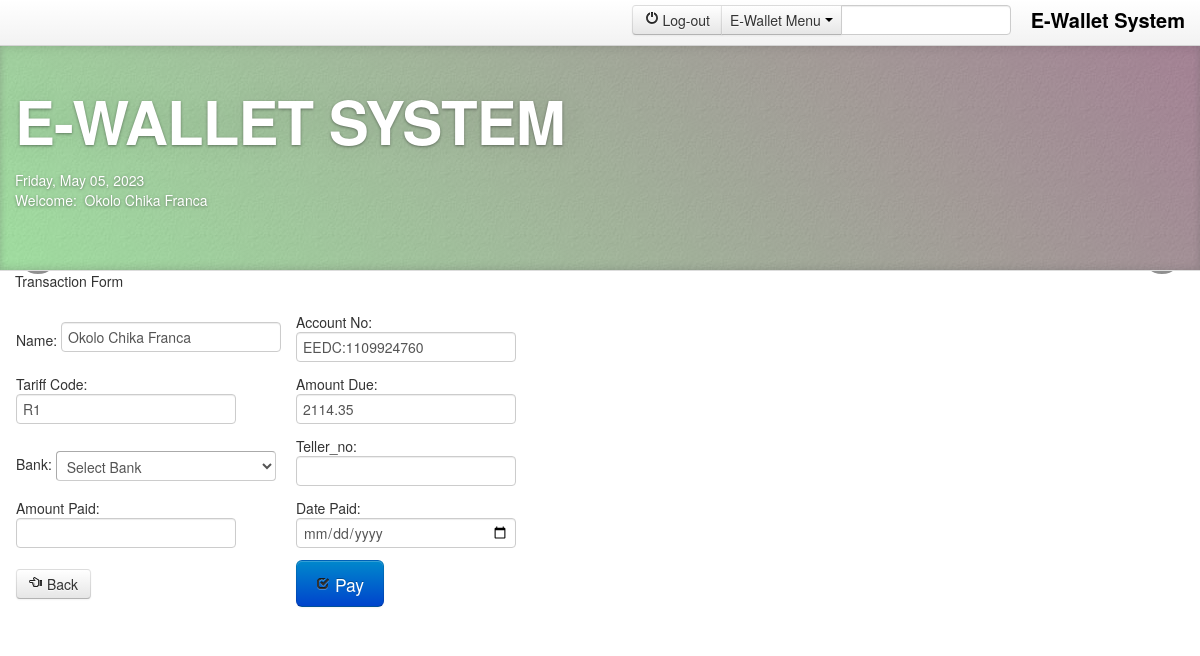
The app's page /payment.php?id=1 (signed in) with its own data.
### tables this page shows
CREATE TABLE IF NOT EXISTS `customer_tb` (
  `customer_id` int(11) NOT NULL AUTO_INCREMENT,
  `account_no` varchar(50) NOT NULL,
  `names` varchar(225) NOT NULL,
  `service_address` varchar(225) NOT NULL,
  `tariff_code` varchar(10) NOT NULL,
  `phone` varchar(20) NOT NULL,
  `email` varchar(50) NOT NULL,
  `username` varchar(30) NOT NULL,
  `password` varchar(20) NOT NULL,
  PRIMARY KEY (`customer_id`),
  UNIQUE KEY `account_no` (`account_no`)
);

CREATE TABLE IF NOT EXISTS `invoice_tb` (
  `invoice_id` int(11) NOT NULL AUTO_INCREMENT,
  `user_id` int(11) NOT NULL,
  `account_no` varchar(50) NOT NULL,
  `names` varchar(50) NOT NULL,
  `service_address` varchar(50) NOT NULL,
  `phone` varchar(20) NOT NULL,
  `tariff_code` varchar(10) NOT NULL,
  `energy` float(8,2) NOT NULL,
  `metre` float(8,2) NOT NULL,
  `fixed_charge` float(8,2) NOT NULL,
  `minimum_charge` float(8,2) NOT NULL,
  `consumption_charge` float(8,2) NOT NULL,
  `vat` float(8,2) NOT NULL,
  `demand_level` int(11) NOT NULL,
  `total_due` float(8,2) NOT NULL,
  `invoice_date` date NOT NULL,
  `transaction_code` varchar(30) NOT NULL,
  `status` varchar(30) NOT NULL DEFAULT 'not paid',
  PRIMARY KEY (`invoice_id`)
);

### get_session_variable.php (called while the page is built, shortened)
<?php
        $session_id=$_SESSION['id'];
?>

### payment.php (the view, shortened to what this page needs)
<?PHP include('head.php');
$get_id=$_GET['id'];
?>
<body>
  <a class="carousel-control left" href="#myCarousel" data-slide="prev">&lsaquo;</a>
  <a class="carousel-control right" href="#myCarousel" data-slide="next">&rsaquo;</a>
    <div class="navbar navbar-fixed-top">
      <div class="navbar-inner">
        <div class="container">
   <a class="brand" data-trigger="hover" id="#ad" title="&copy; 2015" data-placement="bottom" data-content="British Visa Processing System" data-toggle="popover" href="#">E-Wallet System</a>
        <form class="navbar-form pull-right" action="" method="POST">
<div class="input-prepend">
  				<div class="btn-group">
    <a class="btn" href="logout.php" data-toggle="modal"><i class="icon-off"></i> Log-out</a>
 	<button class="btn dropdown-toggle" data-toggle="dropdown"> E-Wallet Menu <span class="caret"></span></button>
  	</div>
  			<input class="span2" id="prependedDropdownButton" type="text">
</div>
		</form>
        </div>
      </div>
    </div>
<header class="jumbotron subhead" id="overview" name="overview">
  <div class="container">
    <h1>E-WALLET SYSTEM</h1>
    <p class="lead"><?php include('applicant_name.php'); ?></p>
  </div>
</header>
  <body>
    <div class="container">
    	<div class="row-fluid">
        	<div class="span6">
    Transaction Form
 <?php
    $query = mysql_query("select * from invoice_tb WHERE invoice_id='$get_id'") or die(mysql_error());
                                    while ($row = mysql_fetch_array($query)) {
                                        ?>
    			  <form id="formID" class="formular" method="post" action="">
    			    <table width="503">
                  <tr>
                   <td>Name:
                    <input name="names" type="text" value="<?php echo $row['names'];?>" class="validate[required] text-input" id="names"/></td>
                   <td>Account No:
                    <input name="acct_no" type="text" value="<?php echo $row['account_no'];?>" class="validate[required] text-input" id="acct_no"/></td>
                 </tr>
                 <tr>
                   <td>Tariff Code:
                    <input name="tariff_code" type="text" value="<?php echo $row['tariff_code'];?>" class="validate[required] text-input" id="tariff_code"/></td>
                   <td>Amount Due:
                   <input name="amt_due" type="number" value="<?php echo $row['total_due'];?>" class="validate[required] text-input" id="amt_due"/></td>
                   <?PHP } ?>
                 </tr>
                 <tr>
                   <td>Bank:
                   <select name="bank" class="validate[required]" id="bank">
                  <option value="Default">Select Bank</option>
                </select></td>
                   <td>Teller_no:
                   <input name="teller_no" type="text" value="" class="validate[required] text-input" id="teller_no"/></td>
                 </tr>
                <tr>
       <td>Amount Paid:
         <input name="amt_paid" type="text" class="validate[required] text-input"  value=""  id="amt_paid"/></td>
              <td width="221">Date Paid:
               <input name="date_paid" type="date" class="validate[required] text-input"  value=""  id="date_paid"/>
                </td>
                </tr>
                     <tr>
            <br>
           <td> <div class="btn-group">
              <button style="margin-left:0px; margin-bottom:0px;" class="btn" onClick="goBack()"><i class="icon-hand-left"></i> Back</button>
             </td><td>
               <button class="btn btn-large btn-primary" name="create" type="submit"><i class="icon-check"></i> Pay</button>
            </td></tr>
             </table>
    			  </form>
           	</div>
        </div>
  </body>
</html>

### applicant_name.php
<?php
$username_query = mysqli_query($conn,"select * from customer_tb where customer_id=$session_id") or die(mysql_error());
$user_row = mysqli_fetch_array($username_query);
?>
<div class="pull-right-date">
    <?php
    $Today = date('y:m:d');
    $new = date('l, F d, Y', strtotime($Today));
    echo $new;
    ?>
</div>
<div class="username">Welcome:&nbsp;&nbsp;<?php echo $user_row['names']; ?></div>

### admin/css/docs.css (style rules this page uses)
body { position: relative; padding-top: 40px; }
body > .navbar { font-size: 13px; }
body > .navbar .brand { padding-right: 0; padding-left: 0; margin-left: 20px; float: right; font-weight: bold; color: #000; text-shadow: 0 1px 0 rgba(255,255,255,.1), 0 0 30px rgba(255,255,255,.125); -webkit-transition: all .2s linear; -moz-transition: all .2s linear; transition: all .2s linear; }
.jumbotron { position: relative; padding: 40px 0; color: #fff; text-align: center; text-shadow: 0 1px 3px rgba(0,0,0,.4), 0 0 30px rgba(0,0,0,.075); background: #6C6; background: -moz-linear-gradient(45deg, #6C6 0%, #6d3353 100%); background: -webkit-gradient(linear, left bottom, right top, color-stop(0%,#6C6), color-stop(100%,#6d3353)); background: -webkit-linear-gradient(45deg, #6C6 0%,#6d3353 100%); background: -o-linear-gradient(45deg, #6C6 0%,#6d3353 100%); background: -ms-linear-gradient(45deg, #6C6 0%,#6d3353 100%); background: linear-gradient(45deg, #6C6 0%,#6d3353 100%); filter: progid:DXImageTransform.Microsoft.gradient( startColorstr='#020031', endColorstr='#6d3353',GradientType=1 ); -webkit-box-shadow: inset 0 3px 7px rgba(0,0,0,.2), inset 0 -3px 7px rgba(0,0,0,.2); -moz-box-shadow: inset 0 3px 7px rgba(0,0,0,.2), inset 0 -3px 7px rgba(0,0,0,.2); box-shadow: inset 0 3px 7px rgba(0,0,0,.2), inset 0 -3px 7px rgba(0,0,0,.2); }
.jumbotron h1 { font-size: 80px; font-weight: bold; letter-spacing: -1px; line-height: 1; }
.jumbotron p { font-size: 24px; font-weight: 300; line-height: 1.25; margin-bottom: 30px; }
.jumbotron .container { position: relative; z-index: 2; }
.jumbotron:after { content: ''; display: block; position: absolute; top: 0; right: 0; bottom: 0; left: 0; background: url(../img/bg.jpg) repeat center center; opacity: .4; }
.subhead { text-align: left; border-bottom: 1px solid #ddd; }
.subhead h1 { font-size: 60px; }
.subhead p { margin-bottom: 20px; }

### css/demo.css (style rules this page uses)
a { font-weight:normal; outline:none; }
select { margin:0; border:1px solid #ccc; border-top-color:#aaa; border-left-color:#aaa; position:relative; }

### records on screen
customer_tb: names "Okolo Chika Franca"
invoice_tb: names "Okolo Chika Franca", acct_no "EEDC:1109924760", tariff_code "R1", amt_due "2114.35"
